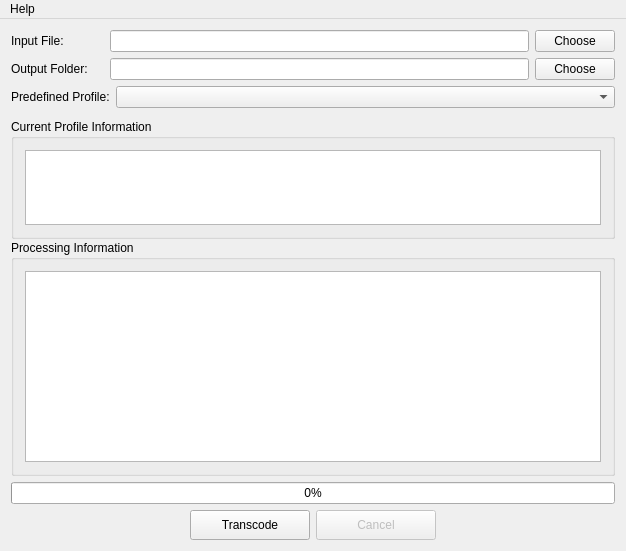
<?xml version="1.0" encoding="UTF-8"?>
<ui version="4.0">
 <class>Jpeg2000TranscoderClass</class>
 <widget class="QMainWindow" name="Jpeg2000TranscoderClass">
  <property name="geometry">
   <rect>
    <x>0</x>
    <y>0</y>
    <width>626</width>
    <height>551</height>
   </rect>
  </property>
  <property name="sizePolicy">
   <sizepolicy hsizetype="Expanding" vsizetype="Expanding">
    <horstretch>0</horstretch>
    <verstretch>0</verstretch>
   </sizepolicy>
  </property>
  <property name="maximumSize">
   <size>
    <width>16777215</width>
    <height>16777215</height>
   </size>
  </property>
  <property name="windowTitle">
   <string>Jpeg2000Transcoder</string>
  </property>
  <widget class="QWidget" name="centralWidget">
   <property name="sizePolicy">
    <sizepolicy hsizetype="Expanding" vsizetype="Expanding">
     <horstretch>0</horstretch>
     <verstretch>0</verstretch>
    </sizepolicy>
   </property>
   <layout class="QVBoxLayout" name="verticalLayout">
    <item>
     <layout class="QHBoxLayout" name="horizontalLayout_2">
      <item>
       <widget class="QLabel" name="inputFileLabel">
        <property name="minimumSize">
         <size>
          <width>93</width>
          <height>0</height>
         </size>
        </property>
        <property name="text">
         <string>Input File:</string>
        </property>
       </widget>
      </item>
      <item>
       <widget class="QLineEdit" name="inputFileLineEdit">
        <property name="enabled">
         <bool>true</bool>
        </property>
        <property name="sizePolicy">
         <sizepolicy hsizetype="Expanding" vsizetype="Fixed">
          <horstretch>0</horstretch>
          <verstretch>0</verstretch>
         </sizepolicy>
        </property>
        <property name="locale">
         <locale language="Czech" country="CzechRepublic"/>
        </property>
        <property name="readOnly">
         <bool>true</bool>
        </property>
       </widget>
      </item>
      <item>
       <widget class="QPushButton" name="chooseInputFileButton">
        <property name="sizePolicy">
         <sizepolicy hsizetype="Fixed" vsizetype="Fixed">
          <horstretch>0</horstretch>
          <verstretch>0</verstretch>
         </sizepolicy>
        </property>
        <property name="text">
         <string>Choose</string>
        </property>
       </widget>
      </item>
     </layout>
    </item>
    <item>
     <layout class="QHBoxLayout" name="horizontalLayout_3">
      <item>
       <widget class="QLabel" name="outputFolderLabel">
        <property name="sizePolicy">
         <sizepolicy hsizetype="Fixed" vsizetype="Preferred">
          <horstretch>0</horstretch>
          <verstretch>0</verstretch>
         </sizepolicy>
        </property>
        <property name="minimumSize">
         <size>
          <width>93</width>
          <height>0</height>
         </size>
        </property>
        <property name="text">
         <string>Output Folder:</string>
        </property>
       </widget>
      </item>
      <item>
       <widget class="QLineEdit" name="outputFolderLineEdit">
        <property name="enabled">
         <bool>true</bool>
        </property>
        <property name="sizePolicy">
         <sizepolicy hsizetype="Expanding" vsizetype="Fixed">
          <horstretch>0</horstretch>
          <verstretch>0</verstretch>
         </sizepolicy>
        </property>
        <property name="locale">
         <locale language="Czech" country="CzechRepublic"/>
        </property>
        <property name="readOnly">
         <bool>true</bool>
        </property>
       </widget>
      </item>
      <item>
       <widget class="QPushButton" name="chooseOutputFolderButton">
        <property name="sizePolicy">
         <sizepolicy hsizetype="Fixed" vsizetype="Fixed">
          <horstretch>0</horstretch>
          <verstretch>0</verstretch>
         </sizepolicy>
        </property>
        <property name="text">
         <string>Choose</string>
        </property>
       </widget>
      </item>
     </layout>
    </item>
    <item>
     <layout class="QHBoxLayout" name="horizontalLayout_4">
      <item>
       <widget class="QLabel" name="formatLabel">
        <property name="sizePolicy">
         <sizepolicy hsizetype="Fixed" vsizetype="Fixed">
          <horstretch>0</horstretch>
          <verstretch>0</verstretch>
         </sizepolicy>
        </property>
        <property name="minimumSize">
         <size>
          <width>93</width>
          <height>0</height>
         </size>
        </property>
        <property name="text">
         <string>Predefined Profile:</string>
        </property>
       </widget>
      </item>
      <item>
       <widget class="QComboBox" name="formatComboBox">
        <property name="sizePolicy">
         <sizepolicy hsizetype="Expanding" vsizetype="Fixed">
          <horstretch>0</horstretch>
          <verstretch>0</verstretch>
         </sizepolicy>
        </property>
        <property name="maximumSize">
         <size>
          <width>16777215</width>
          <height>16777215</height>
         </size>
        </property>
        <property name="locale">
         <locale language="Czech" country="CzechRepublic"/>
        </property>
        <property name="maxVisibleItems">
         <number>30</number>
        </property>
       </widget>
      </item>
     </layout>
    </item>
    <item>
     <layout class="QVBoxLayout" name="verticalLayout_6">
      <item>
       <widget class="QGroupBox" name="profileDisplayGroupBox">
        <property name="sizePolicy">
         <sizepolicy hsizetype="Expanding" vsizetype="Expanding">
          <horstretch>0</horstretch>
          <verstretch>0</verstretch>
         </sizepolicy>
        </property>
        <property name="minimumSize">
         <size>
          <width>0</width>
          <height>120</height>
         </size>
        </property>
        <property name="maximumSize">
         <size>
          <width>16777215</width>
          <height>110</height>
         </size>
        </property>
        <property name="title">
         <string>Current Profile Information</string>
        </property>
        <layout class="QVBoxLayout" name="verticalLayout_3">
         <item>
          <layout class="QVBoxLayout" name="verticalLayout_2">
           <item>
            <widget class="QTextEdit" name="profileDisplayTextEdit">
             <property name="enabled">
              <bool>true</bool>
             </property>
             <property name="sizePolicy">
              <sizepolicy hsizetype="Expanding" vsizetype="Expanding">
               <horstretch>0</horstretch>
               <verstretch>0</verstretch>
              </sizepolicy>
             </property>
             <property name="acceptDrops">
              <bool>false</bool>
             </property>
             <property name="locale">
              <locale language="Czech" country="CzechRepublic"/>
             </property>
             <property name="readOnly">
              <bool>true</bool>
             </property>
            </widget>
           </item>
          </layout>
         </item>
        </layout>
       </widget>
      </item>
     </layout>
    </item>
    <item>
     <layout class="QVBoxLayout" name="verticalLayout_7">
      <item>
       <widget class="QGroupBox" name="MessageBoxGroupBox">
        <property name="sizePolicy">
         <sizepolicy hsizetype="Expanding" vsizetype="Expanding">
          <horstretch>0</horstretch>
          <verstretch>0</verstretch>
         </sizepolicy>
        </property>
        <property name="title">
         <string>Processing Information</string>
        </property>
        <layout class="QVBoxLayout" name="verticalLayout_5">
         <item>
          <layout class="QVBoxLayout" name="verticalLayout_4">
           <item>
            <widget class="QTextEdit" name="messageBoxTextEdit">
             <property name="sizePolicy">
              <sizepolicy hsizetype="Expanding" vsizetype="Expanding">
               <horstretch>0</horstretch>
               <verstretch>0</verstretch>
              </sizepolicy>
             </property>
             <property name="minimumSize">
              <size>
               <width>0</width>
               <height>0</height>
              </size>
             </property>
             <property name="acceptDrops">
              <bool>false</bool>
             </property>
             <property name="locale">
              <locale language="Czech" country="CzechRepublic"/>
             </property>
             <property name="readOnly">
              <bool>true</bool>
             </property>
            </widget>
           </item>
          </layout>
         </item>
        </layout>
       </widget>
      </item>
     </layout>
    </item>
    <item>
     <widget class="QProgressBar" name="progressBar">
      <property name="enabled">
       <bool>true</bool>
      </property>
      <property name="sizePolicy">
       <sizepolicy hsizetype="MinimumExpanding" vsizetype="Fixed">
        <horstretch>0</horstretch>
        <verstretch>0</verstretch>
       </sizepolicy>
      </property>
      <property name="value">
       <number>0</number>
      </property>
      <property name="textVisible">
       <bool>true</bool>
      </property>
     </widget>
    </item>
    <item>
     <layout class="QHBoxLayout" name="horizontalLayout">
      <item>
       <spacer name="horizontalSpacer_2">
        <property name="orientation">
         <enum>Qt::Horizontal</enum>
        </property>
        <property name="sizeHint" stdset="0">
         <size>
          <width>40</width>
          <height>20</height>
         </size>
        </property>
       </spacer>
      </item>
      <item>
       <widget class="QPushButton" name="transcodeButton">
        <property name="minimumSize">
         <size>
          <width>120</width>
          <height>30</height>
         </size>
        </property>
        <property name="maximumSize">
         <size>
          <width>120</width>
          <height>16777215</height>
         </size>
        </property>
        <property name="text">
         <string>Transcode</string>
        </property>
       </widget>
      </item>
      <item>
       <widget class="QPushButton" name="cancelButton">
        <property name="enabled">
         <bool>false</bool>
        </property>
        <property name="sizePolicy">
         <sizepolicy hsizetype="Fixed" vsizetype="Fixed">
          <horstretch>0</horstretch>
          <verstretch>0</verstretch>
         </sizepolicy>
        </property>
        <property name="minimumSize">
         <size>
          <width>120</width>
          <height>30</height>
         </size>
        </property>
        <property name="maximumSize">
         <size>
          <width>120</width>
          <height>16777215</height>
         </size>
        </property>
        <property name="text">
         <string>Cancel</string>
        </property>
       </widget>
      </item>
      <item>
       <spacer name="horizontalSpacer">
        <property name="orientation">
         <enum>Qt::Horizontal</enum>
        </property>
        <property name="sizeHint" stdset="0">
         <size>
          <width>40</width>
          <height>20</height>
         </size>
        </property>
       </spacer>
      </item>
     </layout>
    </item>
   </layout>
  </widget>
  <widget class="QMenuBar" name="menuBar">
   <property name="geometry">
    <rect>
     <x>0</x>
     <y>0</y>
     <width>626</width>
     <height>21</height>
    </rect>
   </property>
   <widget class="QMenu" name="menuHelp">
    <property name="title">
     <string notr="true">Help</string>
    </property>
    <addaction name="actionHow_to_use_transcoder"/>
    <addaction name="actionAbout_Jpeg2000Transcoder"/>
   </widget>
   <addaction name="menuHelp"/>
  </widget>
  <action name="actionHow_to_use_transcoder">
   <property name="text">
    <string notr="true">How to use transcoder</string>
   </property>
  </action>
  <action name="actionAbout_Jpeg2000Transcoder">
   <property name="text">
    <string notr="true">About Jpeg2000Transcoder</string>
   </property>
  </action>
 </widget>
 <layoutdefault spacing="6" margin="11"/>
 <tabstops>
  <tabstop>transcodeButton</tabstop>
 </tabstops>
 <resources>
  <include location="jpeg2000transcoder.qrc"/>
 </resources>
 <connections/>
</ui>
